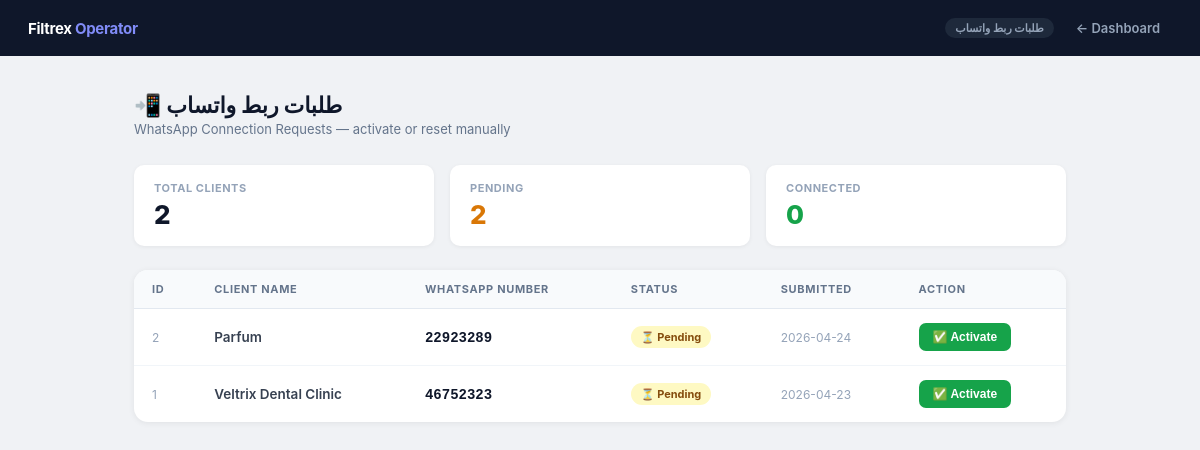
The page /saas/whatsapp-requests (signed in) on the database as committed earlier.
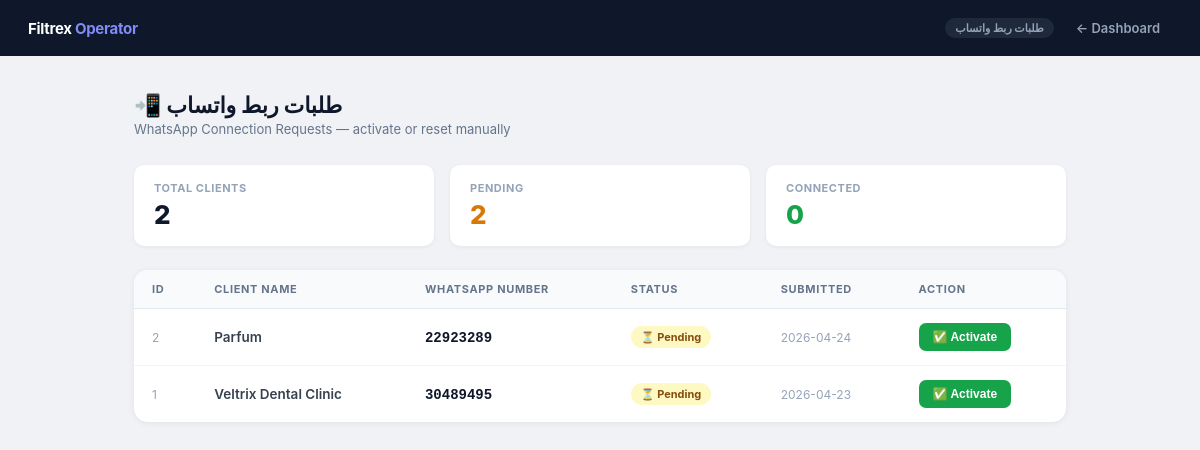
The same page on the database as committed later.
### tables this page shows
CREATE TABLE clients (
                id                INTEGER PRIMARY KEY AUTOINCREMENT,
                name              TEXT NOT NULL,
                business_type     TEXT DEFAULT 'clinic',
                default_language  TEXT DEFAULT 'ar',
                currency          TEXT DEFAULT 'MAD',
                timezone          TEXT DEFAULT 'Africa/Casablanca',
                admin_whatsapp    TEXT,
                ultramsg_instance TEXT,
                ultramsg_token    TEXT,
                is_active         INTEGER DEFAULT 1,
                created_at        TEXT DEFAULT (datetime('now'))
            , whatsapp_connected INTEGER DEFAULT 0, onboarding_step INTEGER DEFAULT 0, referral_code   TEXT, referred_by     INTEGER, referral_count  INTEGER DEFAULT 0, brand_name          TEXT, logo_url            TEXT, primary_color       TEXT DEFAULT '#4f46e5', custom_domain       TEXT, white_label_enabled INTEGER DEFAULT 0, business_whatsapp_number TEXT, whatsapp_connection_status TEXT DEFAULT 'not_connected', whatsapp_provider TEXT DEFAULT 'ultramsg', plan TEXT DEFAULT 'free', subscription_id TEXT, subscription_status TEXT DEFAULT 'inactive', is_trial          INTEGER DEFAULT 0, trial_started_at  TEXT, trial_ends_at     TEXT, affiliate_enabled  INTEGER DEFAULT 1, affiliate_code     TEXT, affiliate_earnings REAL    DEFAULT 0.0, affiliate_rate     REAL    DEFAULT 0.20);

### app.py (the view)
@app.route("/saas/whatsapp-requests")
def saas_whatsapp_requests():
    guard = _saas_guard()
    if guard:
        return guard
    con = get_db_connection()
    try:
        rows = con.execute("""
            SELECT id, name,
                   business_whatsapp_number,
                   whatsapp_connection_status,
                   created_at
            FROM   clients
            WHERE  whatsapp_connection_status IN ('pending', 'connected', 'not_connected')
            ORDER  BY
                   CASE whatsapp_connection_status
                       WHEN 'pending'   THEN 0
                       WHEN 'connected' THEN 1
                       ELSE 2
                   END,
                   id DESC
        """).fetchall()
        clients_list = [dict(r) for r in rows]
    finally:
        con.close()
    return render_template("saas/whatsapp_requests.html", clients=clients_list)

### app.py (called while the page is built)
@app.context_processor
def _inject_branding():
    return {"branding": getattr(g, "branding", {"brand_name": "Filtrex AI",
                                                  "logo_url": None,
                                                  "primary_color": "#4f46e5",
                                                  "white_label_enabled": 0})}

@app.context_processor
def _inject_lang():
    cid = session.get("client_id")
    lang = "en"
    if cid:
        _con = sqlite3.connect("bookings.db", timeout=10)
        _con.row_factory = sqlite3.Row
        try:
            _row = _con.execute(
                "SELECT default_language FROM clients WHERE id=?", (cid,)
            ).fetchone()
        finally:
            _con.close()
        if _row:
            lang = _row["default_language"] or "en"
    return {"lang": lang, "t": t}

def get_db_connection():
    con = sqlite3.connect(DB_FILE, timeout=10)
    con.row_factory = sqlite3.Row
    return con

def _session_client_id():
    cid = session.get("client_id")
    return int(cid) if cid else CLIENT_ID

### templates/saas/whatsapp_requests.html (shortened to what this page needs)
<!DOCTYPE html>
<html lang="en">
<head>
</head>
<body>
<nav class="nav">
  <div class="nav-brand">Filtrex <span>Operator</span></div>
  <div style="display:flex;align-items:center;gap:10px;">
    <span class="nav-badge">طلبات ربط واتساب</span>
    <a href="/admin/dashboard" class="nav-link">← Dashboard</a>
  </div>
</nav>
<div class="shell">
  <div class="page-head">
    <div>
      <h1>📲 طلبات ربط واتساب</h1>
      <p class="sub">WhatsApp Connection Requests — activate or reset manually</p>
    </div>
  </div>
  {% set pending_count   = clients | selectattr("whatsapp_connection_status", "equalto", "pending")   | list | length %}
  {% set connected_count = clients | selectattr("whatsapp_connection_status", "equalto", "connected") | list | length %}
  {% set total_count     = clients | length %}
  <div class="stats-row">
    <div class="stat">
      <div class="stat-label">Total Clients</div>
      <div class="stat-val">{{ total_count }}</div>
    </div>
    <div class="stat">
      <div class="stat-label">Pending</div>
      <div class="stat-val yellow">{{ pending_count }}</div>
    </div>
    <div class="stat">
      <div class="stat-label">Connected</div>
      <div class="stat-val green">{{ connected_count }}</div>
    </div>
  </div>
  <div class="card">
    {% if clients %}
    <table>
      <thead>
        <tr>
          <th>ID</th>
          <th>Client Name</th>
          <th>WhatsApp Number</th>
          <th>Status</th>
          <th>Submitted</th>
          <th>Action</th>
        </tr>
      </thead>
      <tbody>
        {% for c in clients %}
        <tr>
          <td style="color:#94a3b8;font-size:12px;">{{ c.id }}</td>
          <td style="font-weight:600;">{{ c.name }}</td>
          <td>
            {% if c.business_whatsapp_number %}
              <span class="num">{{ c.business_whatsapp_number }}</span>
            {% else %}
              <span style="color:#cbd5e1;">—</span>
            {% endif %}
          </td>
          <td>
            {% if c.whatsapp_connection_status == 'connected' %}
              <span class="badge badge-connected">✅ Connected</span>
            {% elif c.whatsapp_connection_status == 'pending' %}
              <span class="badge badge-pending">⏳ Pending</span>
            {% else %}
              <span class="badge badge-not">Not Connected</span>
            {% endif %}
          </td>
          <td style="font-size:12px;color:#94a3b8;">
            {{ (c.created_at or '')[:10] }}
          </td>
          <td>
            <div style="display:flex;gap:8px;flex-wrap:wrap;">
              {% if c.whatsapp_connection_status != 'connected' and c.business_whatsapp_number %}
              <form method="POST" action="/saas/whatsapp-approve">
                <button type="submit" class="btn-activate"
                        onclick="return confirm('Activate WhatsApp for {{ c.name }}?')">
                  ✅ Activate
                </button>
              </form>
              {% endif %}
            </div>
          </td>
        </tr>
        {% endfor %}
      </tbody>
    </table>
    {% else %}
    <div class="empty">
      <div class="empty-icon">📵</div>
      <div style="font-size:15px;font-weight:600;color:#64748b;">No connection requests yet</div>
      <div style="font-size:13px;margin-top:4px;">Clients who submit their number will appear here.</div>
    </div>
    {% endif %}
  </div>
</div>
</body>
</html>

Rows that differ between the two databases and show on the page:
changed clients "Veltrix Dental Clinic": business_whatsapp_number "46752323" → "30489495"
